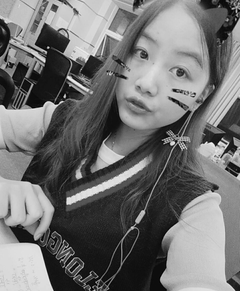
%> input picture 2.jpg (cropped and resized to the size of MATLAB's example picture, made grey), 240 x 291 px, given in place of pout.tif, which was not available
$ octave day2_01.m   (GNU Octave 9; MATLAB toolbox functions it lacks are replaced by stand-ins)
%> lines starting %> are read from the running program, lines starting %| are printed output that depends on the picture; pictures that were not available may be replaced by others from this repository, and a replacement may not be noted
close all;clc;
img=imread('pout.tif');%读取灰度图像
%> img is the input picture: size 291x240 uint8; min 0, max 242, mean 113.7
newimg=imadjust(img);%增加对比度
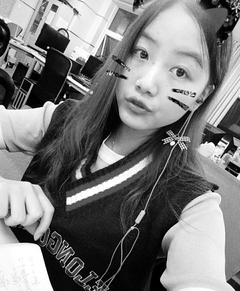
%> newimg: size 291x240 uint8; min 0, max 255, mean 122.9
img1=imread('1.jpg');%读取RGB图像
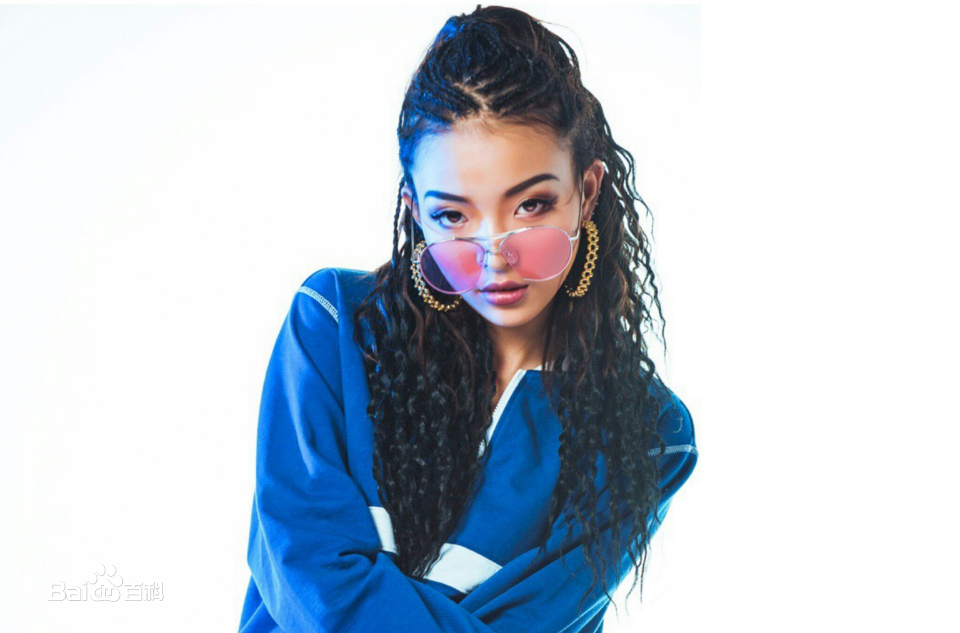
%> input picture 1.jpg, 960 x 633 px
%> img1 is the input picture: size 633x960x3 uint8; mean R, G, B 191, 200.9, 212.2
newimg1=imadjust(img1,[0.1 0.2 0;0.5 0.6 1],[]);
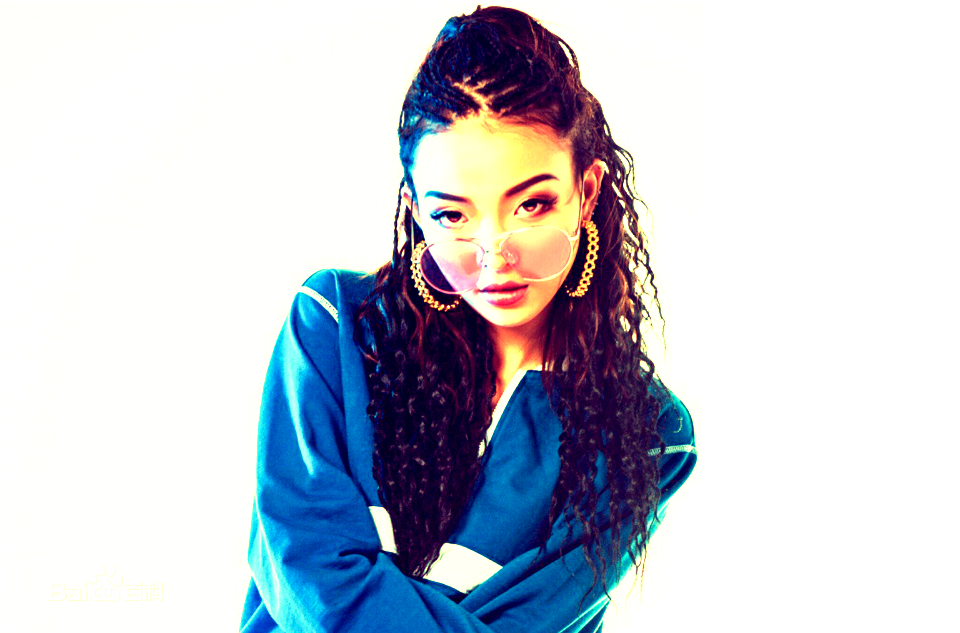
%> newimg1: size 633x960x3 uint8; mean R, G, B 196.5, 201.8, 212.2
figure,
subplot(1,2,1);imshow(uint8(img));xlabel('(a)原灰度图像');
subplot(1,2,2);imshow(uint8(newimg));xlabel('(b)修改对比度后的图像');
figure,
subplot(1,2,1);imshow(uint8(img1));xlabel('(a)原RGB图像');
subplot(1,2,2);imshow(uint8(newimg1));xlabel('(b)修改对比度后的图像');
